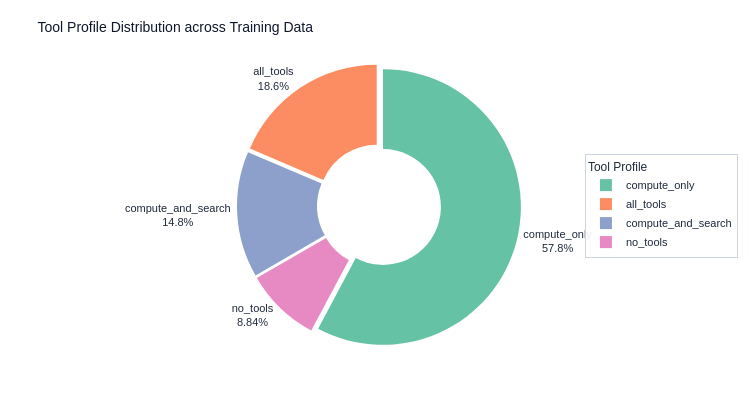

Notebook code cell kept with this figure:
### Markdown cell above
## Section 4 — Tool Profile & Category Analysis

### Code cell
# --- 4a: Tool profile distribution (donut) ---
tp_df = df[df["tool_profile"] != "(none)"].copy()
tp_counts = tp_df["tool_profile"].value_counts().reset_index()
tp_counts.columns = ["tool_profile", "count"]
fig = px.pie(
    tp_counts, names="tool_profile", values="count",
    hole=0.42,
    title="Tool Profile Distribution across Training Data",
    color_discrete_sequence=PALETTE,
)
fig.update_traces(
    textposition="outside",
    textinfo="label+percent",
    textfont=dict(size=11),
    pull=[0.03] * len(tp_counts),
)
fig.update_layout(
    showlegend=True,
    legend=dict(title="Tool Profile", orientation="v", x=1.02, y=0.5),
)
save_fig(fig, "07_tool_profile_distribution", height=420)

### Figure 1 — Plotly figure (JSON) as saved in the notebook; plotly's stock layout.template omitted (floating-point values rounded to 4 significant figures)
{"data": [{"domain": {"x": [0, 1], "y": [0, 1]}, "hole": 0.42, "hovertemplate": "tool_profile=%{label}<br>count=%{value}<extra></extra>", "labels": ["compute_only", "all_tools", "compute_and_search", "no_tools"], "legendgroup": "", "name": "", "pull": [0.03, 0.03, 0.03, 0.03], "showlegend": true, "textfont": {"size": 11}, "textinfo": "label+percent", "textposition": "outside", "type": "pie", "values": [1386, 446, 354, 212]}], "layout": {"font": {"color": "#1e293b", "family": "Arial, sans-serif", "size": 12}, "height": 420, "legend": {"bgcolor": "rgba(255,255,255,0.9)", "bordercolor": "#cbd5e1", "borderwidth": 1, "font": {"size": 11}, "orientation": "v", "title": {"font": {"size": 12}, "text": "Tool Profile"}, "tracegroupgap": 0, "x": 1.02, "y": 0.5}, "margin": {"b": 72, "l": 72, "r": 36, "t": 64}, "paper_bgcolor": "white", "piecolorway": ["rgb(102,194,165)", "rgb(252,141,98)", "rgb(141,160,203)", "rgb(231,138,195)", "rgb(166,216,84)", "rgb(255,217,47)", "rgb(229,196,148)", "rgb(179,179,179)"], "plot_bgcolor": "white", "showlegend": true, "title": {"font": {"color": "#0f172a", "family": "Arial, sans-serif", "size": 14}, "text": "Tool Profile Distribution across Training Data"}, "width": 750, "xaxis": {"gridcolor": "#f1f5f9", "gridwidth": 1, "linecolor": "#cbd5e1", "linewidth": 1, "showgrid": true, "showline": true, "tickfont": {"color": "#475569", "family": "Arial, sans-serif", "size": 10}, "title": {"font": {"color": "#334155", "family": "Arial, sans-serif", "size": 12}}, "zeroline": false}, "yaxis": {"gridcolor": "#f1f5f9", "gridwidth": 1, "linecolor": "#cbd5e1", "linewidth": 1, "showgrid": true, "showline": true, "tickfont": {"color": "#475569", "family": "Arial, sans-serif", "size": 10}, "title": {"font": {"color": "#334155", "family": "Arial, sans-serif", "size": 12}}, "zeroline": false}}}
